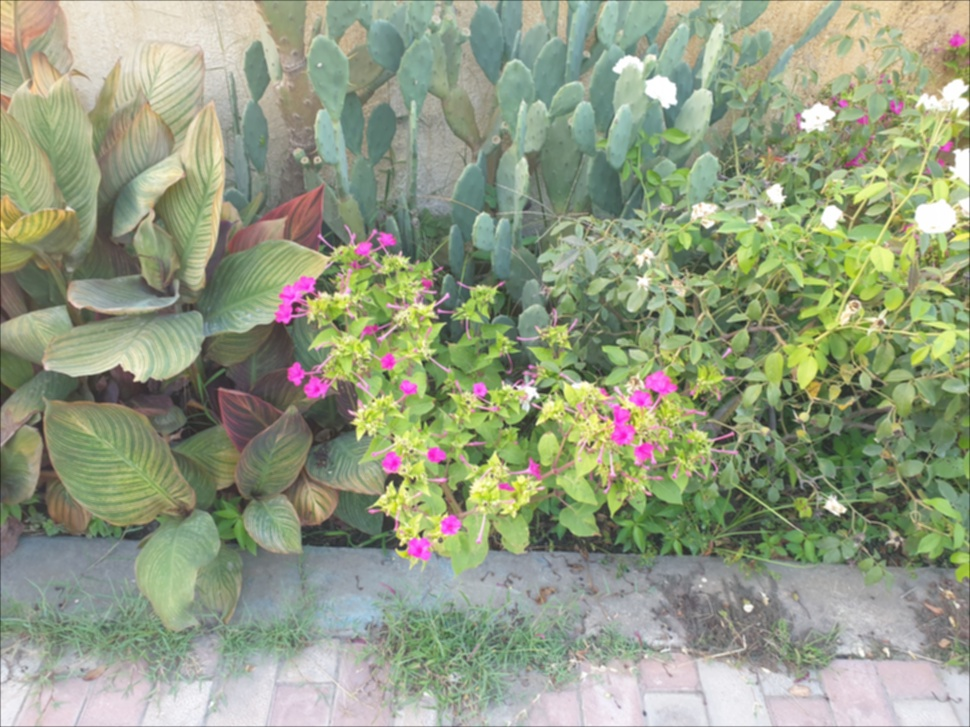
#> input picture EX2/EX2_Q1/images/0.0.jpg, 970 x 727 px, shrunk from 4032 x 3024 before the run
$ python -i utilities.py   (imports and definitions only)
#> lines starting #> are read from the running program, lines starting #| are printed output that depends on the picture
#> further down, picture is the input picture: shape (727, 970, 3); mean B, G, R 131, 157.1, 148.3
import numpy as np
import cv2 as cv
from math import log

base_results_address = 'results/'
base_images_address = 'images/'


def gamma_transformation(src_image, gamma):
    return 255 * np.power(src_image / 255, gamma)


def log_transformation(src_image, coefficient):
    return np.log(src_image * coefficient + 1) * 255 / log(256 * coefficient)


def get_histogram(src_image):
    r, g, b = cv.split(src_image)
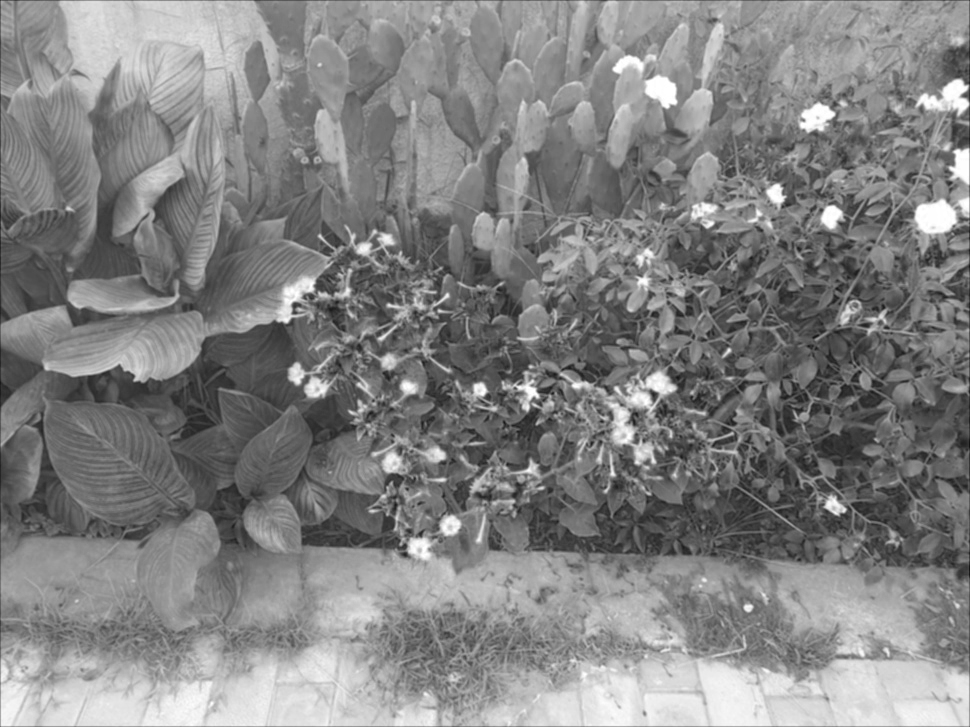
#> r: shape (727, 970); min 18, max 255, mean 131
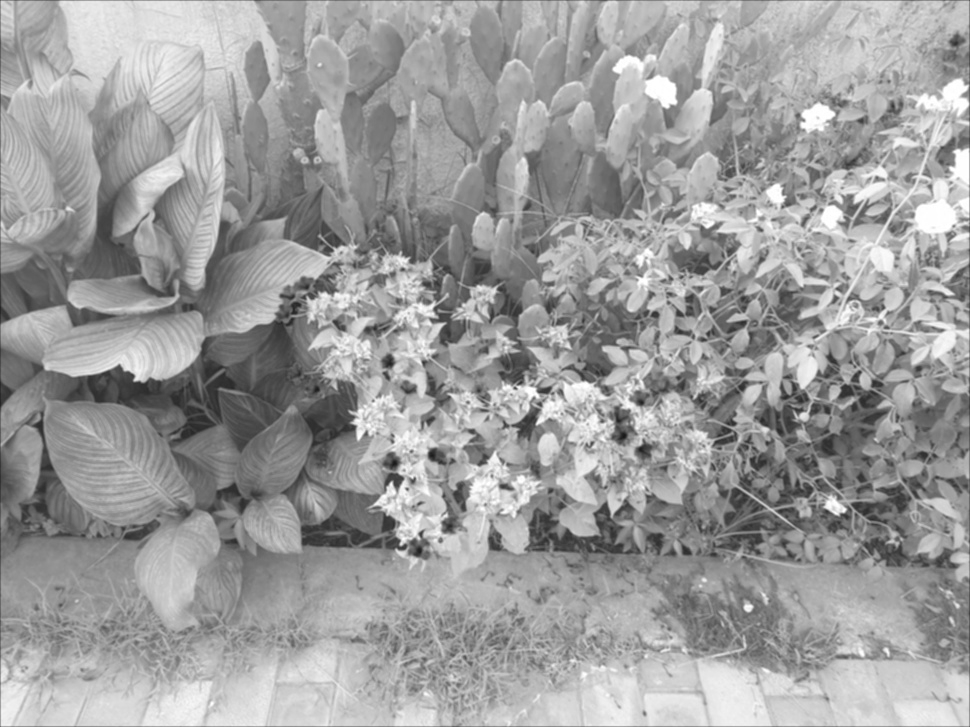
#> g: shape (727, 970); min 24, max 255, mean 157.1
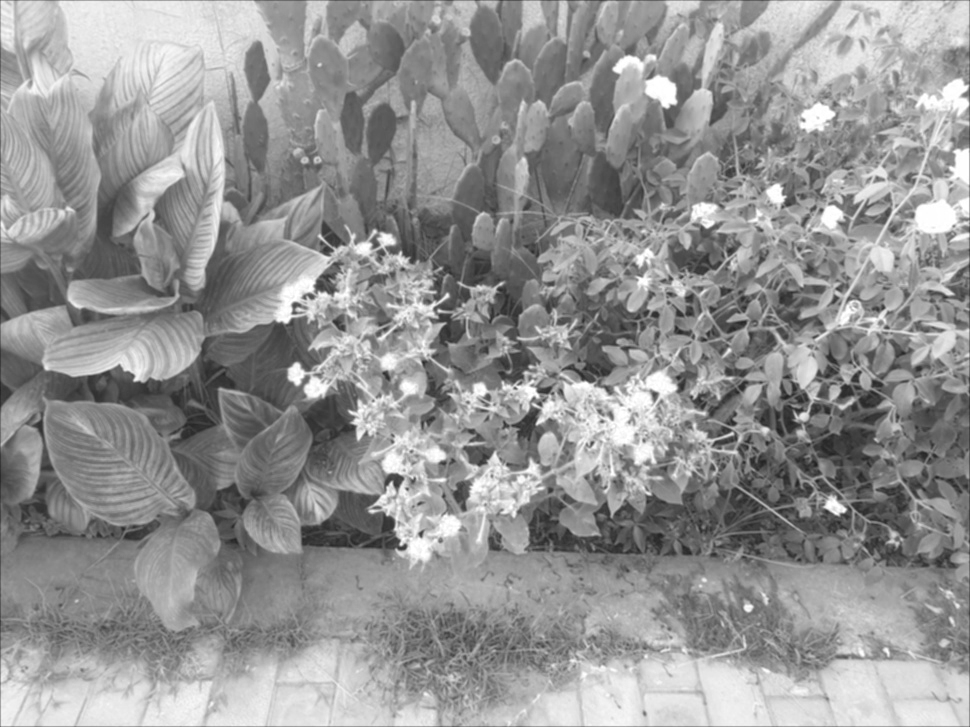
#> b: shape (727, 970); min 32, max 255, mean 148.3

    b_pdf = np.histogram(b.flatten(), 256, [0, 255])[0]
#> b_pdf = 256 values, max 6724 at index 139, min 0 at index 0, mean 2754.6
    g_pdf = np.histogram(g.flatten(), 256, [0, 255])[0]
#> g_pdf = 256 values, max 6931 at index 165, min 0 at index 0, mean 2754.6
    r_pdf = np.histogram(r.flatten(), 256, [0, 255])[0]
#> r_pdf = 256 values, max 6386 at index 122, min 0 at index 0, mean 2754.6

    return b_pdf, g_pdf, r_pdf


def get_cdf(src_image):
    b_pdf, g_pdf, r_pdf = get_histogram(src_image)

    b_cdf = b_pdf.cumsum()
    g_cdf = g_pdf.cumsum()
    r_cdf = r_pdf.cumsum()

    return b_cdf, g_cdf, r_cdf


def plot_cdf(ax, index, b_cdf, g_cdf, r_cdf):
    ax[index, 0].plot(b_cdf / b_cdf.max())
    ax[index, 1].plot(g_cdf / g_cdf.max())
    ax[index, 2].plot(r_cdf / r_cdf.max())


def plot_pdf(ax, index, b_pdf, g_pdf, r_pdf):
    ax[index, 0].plot(b_pdf / b_pdf.max())
    ax[index, 1].plot(g_pdf / g_pdf.max())
    ax[index, 2].plot(r_pdf / r_pdf.max())

>>> import cv2
>>> picture = cv2.imread('../../EX2/EX2_Q1/images/0.0.jpg')
>>> result = get_histogram(picture)
